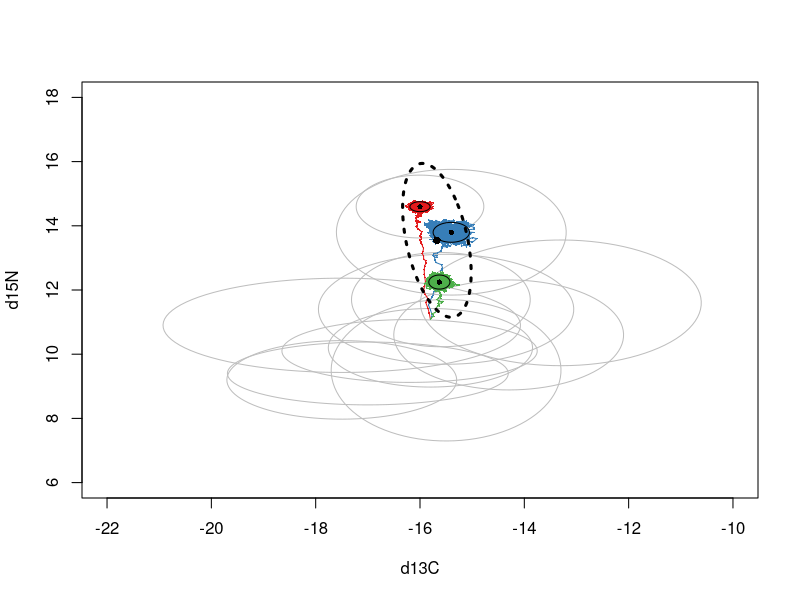

The R source for this figure: (Note: this script raises an error after producing the figure.)
rm(list=c(ls()))

#Simulated consumer code
library(ellipse)
library(gtools)
library(RColorBrewer)


#Import prey data
prey <- read.csv("Prey.csv",header=TRUE)
nprey <- length(prey[,1])
ellip_prey <- list(nprey); CI <- 0.95
#build ellipses for prey
for (i in 1:nprey) {
  #Sigma <- matrix(c(prey$CSD[i],0,0,prey$NSD[i]),2,2)
  mu <- c(prey$CM[i],prey$NM[i])
  ellip_prey[[i]] <- ellipse(x=0,scale = c(prey$CSD[i],prey$NSD[i]),centre=mu,level=CI)
}

#Number of consumers
N = 3

#Body size of consumers (kg)
bmass <- rep(20,N)

#Time-steps
t_term <- 5000

#Matrix for saving consumer C values
c_m <- matrix(0,N,t_term)

#Matrix for saving consumer N values
n_m <- matrix(0,N,t_term)

#Matrix cor saving consumer prey bouts
d_m <- matrix(0,N,t_term)

#Initial consumer isotope values
#For now, the initial value will just be the means of the prey
c_init <- rep(mean(prey$CM),N)
n_init <- rep(mean(prey$NM),N)

c_m[,1] <- c_init
n_m[,1] <- n_init

#0 indicates generalist; 1 indicates specialist
#theta <- rep(1,N)
#theta <- rep(1,N)

#Dirichlet distribution for p_vector
#p_vector is the proportional contribution of prey to the diet of consumer
#p_vector determines a per-diem vector of proportional contributions
#given the Dirichlet from which it is drawn
Dir_param <- matrix(1,N,nprey)

Dir_param[1,7] <- 10000
Dir_param[2,6] <- 10000
Dir_param[3,6] <- 10


#Which prey item does each consumer specialize on?
s_prey <- sample(nprey,N,replace=TRUE)
#cumulative distribution
#plot(sapply(seq(1,12),function(x){length(which(s_prey<x))/length(s_prey)}))

#Loop over time
for (t in 1:(t_term-1)) {
  
  #Loop over consumers
  for (i in 1:N) {
    #Define the carbon, nitrogen isotope values of body at time t
    cb <- c_m[i,t]
    nb <- n_m[i,t]
    
    #Define body mass of consumer
    #mb <- bmass[i]
    
    #Determine next prey item
    
    #With probability equal to e_gen[i], they will specialize
    #With probability equal to 1-e_gen[i], they will draw from prey randomly
    
    #RANDOM DRAW VERSION
    #Draw random value
    #     rdraw <- runif(1)
    #     if (rdraw < theta[i]) {
    #       #If specialist, select it's preferred prey
    #       next_prey <- s_prey[i]
    #     } else {
    #       #If generalist, randomly select from all prey
    #       next_prey <- sample(nprey,1,replace=TRUE)
    #     }
    #     #Randomly draw prey isotope values from known mean and sd
    #     cp_mean <- prey$CM[next_prey]
    #     cp_sd <- prey$CSD[next_prey]
    #     cp <- rnorm(1,cp_mean,cp_sd)
    #     np_mean <- prey$NM[next_prey]
    #     np_sd <- prey$NSD[next_prey]
    #     np <- rnorm(1,np_mean,np_sd)
    
    
    #DIRICHLET VERSION
    #draw proportional contribution vector from random dirichlet
    p_vec <- numeric(nprey)
    #if (N == 1) {
    #  p_vec[1:nprey-1] <- rdirichlet(1,Dir_param)
    #} else {
    p_vec[1:nprey] <- rdirichlet(1,Dir_param[i,])
    #}
    #p_vec[nprey] <- 1 - sum(p_vec)
    #Draw prey values from each prey
    cp_vec <- sapply(seq(1,nprey),function(x){rnorm(1,prey$CM[x],prey$CSD[x])})
    np_vec <- sapply(seq(1,nprey),function(x){rnorm(1,prey$NM[x],prey$NSD[x])})
    #Calculate weighted average
    cp <- p_vec %*% cp_vec
    np <- p_vec %*% np_vec
    
    #Prey biomass
    #set to one if each prey is to be equally weighted
    #(assume 1 kg of each thing is eaten rather than at individual level)
    #mp <- 1 #prey$Biomass[next_prey]
    
    #Define incorporation rate
    incorp_rate <- 0.05
    
    #weights for body size
    #f <- mb/(mb + mp)
    f <- 1 - incorp_rate
    
    cb_next <- f*cb + (1-f)*cp
    nb_next <- f*nb + (1-f)*np
    
    c_m[i,t+1] <- cb_next
    n_m[i,t+1] <- nb_next
    
  } #end i
  
} #end t



#Calculate the analytical expectation and variance trajectory for EACH INDIVIDUAL
E_lim_c <- numeric(N)
E_lim_n <- numeric(N)
Var_lim_c <- numeric(N)
Var_lim_n <- numeric(N)

for (i in 1:N) {
  
  #ind <- 1
  #plot(c_m[ind,],pch=16,cex=0.25) #; lines(c_m[ind,])
  
  #Dirichlet-Normal Approximation for expectation and variance
  a0 <- sum(Dir_param[i,1:nprey])
  
  #Expectation of the sum(p_i*X_i) quantity
  EDir_c <- (Dir_param[i,1:nprey]/a0) %*% prey$CM
  EDir_n <- (Dir_param[i,1:nprey]/a0) %*% prey$NM
  
  #Expectation of p_i
  Ep <- Dir_param[i,1:nprey]/a0
  
  #Variance of p_i
  VarDir_p <- sapply(Dir_param[i,],function(x){(x*(a0-x)) / (a0^2*(a0+1))})
  
  #Covariance of p_i,p_j
  CovDir_p <- matrix(0,nprey,nprey)
  for (k in 1:nprey) {
    for (j in 1:nprey) {
      CovDir_p[k,j] <- -(Dir_param[i,k]*Dir_param[i,j]) / (a0^2*(a0 + 1))
    }
  } 
  diag(CovDir_p) <- 0
  
  #Variance of the sum(p_i*X_i) quantity for CARBON
  VarDir_c_vec <- numeric(nprey)
  for (j in 1:nprey) {
    VarDir_c_vec[j] <- (prey$CSD[j]^2)*VarDir_p[j] + Ep[j]^2*(prey$CSD[j])^2  + VarDir_p[j]*prey$CM[j]^2 + prey$CM[j]*sum(CovDir_p[j,-j] * prey$CM[-j])       
  }
  VarDir_c <- sum(VarDir_c_vec)
  
  #Variance of the sum(p_i*X_i) quantity for NITROGEN
  VarDir_n_vec <- numeric(nprey)
  for (j in 1:nprey) {
    VarDir_n_vec[j] <- (prey$NSD[j]^2)*VarDir_p[j] + Ep[j]^2 * prey$NSD[j]^2  + VarDir_p[j]*prey$NM[j]^2 + prey$NM[j]*sum(CovDir_p[j,-j] * prey$NM[-j])       
  }
  VarDir_n <- sum(VarDir_n_vec)
  
  #Individual expectations as a function of time.
  analyticEDir_c <- sapply(seq(1,t_term),function(x){f^x*(c_init - EDir_c) + EDir_c})
  analyticEDir_n <- sapply(seq(1,t_term),function(x){f^x*(n_init - EDir_n) + EDir_n})
  #Individual SD as a function of time
  analyticDirSD_c <- sapply(seq(1,t_term),function(x){sqrt(0.5*VarDir_c*(f-1)*(exp(2*(f-1)*x)-1))})
  analyticDirSD_n <- sapply(seq(1,t_term),function(x){sqrt(0.5*VarDir_n*(f-1)*(exp(2*(f-1)*x)-1))})
  
  #Limit
  E_lim_c[i] <- analyticEDir_c[t_term]
  E_lim_n[i] <- analyticEDir_n[t_term]
  Var_lim_c[i] <- analyticDirSD_c[t_term]^2
  Var_lim_n[i] <- analyticDirSD_n[t_term]^2
  
}


#Combine individual measurements to get population statistics (at the limit)
Exp_lim_pop <- c(rep((1/N),N) %*% E_lim_c,rep((1/N),N) %*% E_lim_n)

Var_lim_pop_vec_c <- numeric(N)
Var_lim_pop_vec_n <- numeric(N)
for (i in 1:N) {
  Var_lim_pop_vec_c[i] <- N*Var_lim_c[i] + (N-1)*E_lim_c[i]^2 - sum(E_lim_c[i]*E_lim_c[-i])
  Var_lim_pop_vec_n[i] <- N*Var_lim_n[i] + (N-1)*E_lim_n[i]^2 - sum(E_lim_n[i]*E_lim_n[-i])
}
Var_lim_pop_c <- (1/(N^2))*sum(Var_lim_pop_vec_c)
Var_lim_pop_n <- (1/(N^2))*sum(Var_lim_pop_vec_n)

#NEED COVARIANCE BTW C AND N FOR THE POPULATIONS

cov_pop <- ((rep((1/N),N) %*% (E_lim_c*E_lim_n)) - (Exp_lim_pop[1]*Exp_lim_pop[2]))
pop_Sigma <- matrix(c(Var_lim_pop_c,cov_pop,cov_pop,Var_lim_pop_n),2,2)

colors <- rep(brewer.pal(8,"Set1"),round(N/9)+1)
#Plot prey ellipses
plot(ellip_prey[[1]],type="l",xlim=c(-22,-10),ylim=c(6,18),col="gray",xlab="d13C",ylab="d15N")
for (i in 2:nprey) {
  lines(ellip_prey[[i]],col="gray")
}
for (i in 1:N) {
  ind <- i
  points(c_m[ind,],n_m[ind,],pch=16,cex=0.25,col=colors[i])
  lines(c_m[ind,],n_m[ind,],pch=16,cex=0.25,col=colors[i])
  lines(ellipse(x=0,scale=c(sqrt(Var_lim_c[i]),sqrt(Var_lim_n[i])),centre=c(E_lim_c[i],E_lim_n[i]),level=CI))
}
points(E_lim_c,E_lim_n,col="black",pch=16,cex=0.7)
#Population Ellipse
#pop_ellipse <- ellipse(x=0,scale=c(sqrt(Var_lim_pop_c),sqrt(Var_lim_pop_n)),centre=Exp_lim_pop)
pop_ellipse <- ellipse(pop_Sigma,centre=Exp_lim_pop)
points(Exp_lim_pop[1],Exp_lim_pop[2],pch=16,col="black")
lines(pop_ellipse,col="black",lty=3,lwd=3)



#CARBON
#Analytical approximation for pure specialist, SD=0

par(mfrow=c(2,1))
# analyticE <- sapply(seq(1,t_term),function(x){f^x*(c_init - cp_mean) + cp_mean})
# plot(c_m[ind,2:10000],pch=16,cex=0.5,xlab="time",ylab="d13C",col="gray")
# lines(analyticE)

#Plotting observed and expected values for the expectation CARBON
ind <- 2
analyticEDir <- sapply(seq(1,t_term),function(x){f^x*(c_init[init] - EDir_c) + EDir_c})
plot(c_m[ind,2:t_term],pch=16,cex=0.5,xlab="time",ylab="d13C",col="darkgray")
lines(analyticEDir[ind,])

#Plotting observed and expected values for the variance CARBON
binsize = 100
#analyticSD <- sapply(seq(1,t_term),function(x){sqrt(0.5*cp_sd^2*(f-1)*(exp(2*(f-1)*x)-1))})
analyticDirSD_c <- sapply(seq(1,t_term),function(x){sqrt(0.5*VarDir_c*(f-1)*(exp(2*(f-1)*x)-1))})
bins <- seq(binsize+1,t_term,by=binsize)
sd_bin <- numeric(length(bins)-1)
for (i in 1:(length(bins)-1)) {
  bin0 <- bins[i]
  bin1 <- bins[i+1]
  sd_bin[i] <- sd(c_m[ind,bin0:bin1])
}
#sapply(seq(binsize+1,t_term,by=binsize),function(x){sd(c_m[ind,x-binsize:x])})
#I don't know why ^ doesn't work!
plot(bins[-1],sd_bin,
     pch=16,cex=0.5,xlim=c(0,tail(bins,n=1)),ylim=c(0,0.5),xlab="time",ylab="d13C SD",col="black")
lines(analyticDirSD_c)
#lines(analyticSD)


#NITROGEN
#Analytical approximation for pure specialist, SD=0
# par(mfrow=c(2,1))
# analyticE <- sapply(seq(1,t_term),function(x){f^x*(n_init - np_mean) + np_mean})
# plot(n_m[ind,2:t_term],pch=16,cex=0.5,xlab="time",ylab="d15N",col="gray")
# lines(analyticE)  

#Plotting observed and expected values for the variance NITROGEN
analyticEDir <- sapply(seq(1,t_term),function(x){f^x*(n_init - EDir_n) + EDir_n})
plot(n_m[ind,2:t_term],pch=16,cex=0.5,xlab="time",ylab="d15N",col="gray")
lines(analyticEDir)

#Plotting observed and expected values for the variance NITROGEN
binsize = 5000
#analyticSD <- sapply(seq(1,t_term),function(x){sqrt(0.5*np_sd^2*(f-1)*(exp(2*(f-1)*x)-1))})
analyticDirSD_n <- sapply(seq(1,t_term),function(x){sqrt(0.5*VarDir_n*(f-1)*(exp(2*(f-1)*x)-1))})
bins <- seq(binsize+1,t_term,by=binsize)
sd_bin <- numeric(length(bins)-1)
for (i in 1:(length(bins)-1)) {
  bin0 <- bins[i]
  bin1 <- bins[i+1]
  sd_bin[i] <- sd(n_m[ind,bin0:bin1])
}
#sapply(seq(binsize+1,t_term,by=binsize),function(x){sd(c_m[ind,x-binsize:x])})
#I don't know why ^ doesn't work!
plot(bins[-1],sd_bin,
     pch=16,cex=0.5,xlim=c(0,tail(bins,n=1)),ylim=c(0,0.5),xlab="time",ylab="d15N SD",col="black")
lines(analyticDirSD_n)


#Exploring the population-level parameter range
#specialization measure

epsilon_v <- seq(0,1,length.out=10)
avec <- matrix(0,10,nprey)
generalist <- rep(1/nprey,nprey)
specialist <- numeric(nprey); specialist[1] <- 1

#Vary from generalist to a specialist
for (i in 1:10) {
  avec[i,] <- epsilon_v[i]*generalist + (1-epsilon_v[i])*specialist
}


sim_matrix <- matrix(1,N,N)
diff_matrix <- matrix(0,N,N); diag(diff_matrix) <- 1
#similarity measure
psi_v <- seq(0,1,length.out=10)

sim_list <- list()
for (i in 1:length(psi)) {
  sim_list[[i]] <- psi_v[i]*sim_matrix + (1-psi_v[i])*diff_matrix
}

a_matrix <- matrix(0,N,nprey)

#For first individual, given value of epsilon, randomly sample alpha vector
#for second individual, given value of epsilon, and similarity between ind2 and ind1, randomly sample alpha vector
#for third individual, given value of epsilon, and similarity between ind3 and [ind1, ind2], randomly sample alpha vector
#Do this through N individuals
#Calculate Pop-Level Variance for each [epsilon, phi]

#Do this L times, and determine E[Pop-Level Variance] over L

#Plot

for (i in 1:length(epsilon)) {
  for (j in 1:length(psi)) {
    eps <- epsilon_v[i]
    psi <- psi_v[j]
    
    
    
    
    
  }
}

#Or just sample the shit out of the parameter space
L <- 10000
Epsi <- numeric(L)
Eepsilon <- numeric(L)
gen_vec <- rep(1/nprey,nprey)
spec_vec <- numeric(nprey); spec_vec[1] <- 1

for (l in 1:L) {
  #Build population p matrix
  #p_m <- matrix(runif(N*nprey),N,nprey)
  p_m <- matrix(rgamma(N*nprey,runif(1,1,10),runif(1,1,10)),N,nprey)
  p_m <- p_m/apply(p_m,1,sum) #ensures rows sum to 1
  
  #Build similarity matrix
  S_m <- matrix(0,N,N)
  for (i in 1:N) {
    for (j in 1:N) {
      v1 <- p_m[i,]
      v2 <- p_m[j,]
      mag1 <- sqrt(v1 %*% v1)
      mag2 <- sqrt(v2 %*% v2)
      S_m[i,j] <- (v1/mag1) %*% (v2/mag2)
    }
  }
  
  #Calculate <epsilon> and psi
  psi <- diag(ginv(sim_matrix - diff_matrix) %*% (S_m - diff_matrix))
  Epsi[l] <- 1 - mean(psi)
  
  M <- as.matrix(cbind(gen_vec,spec_vec))
  Minv <- ginv(M)
  Eepsilon[l] <- min(mean(apply(p_m,1,function(x){Minv %*% x})[1,]),1)
}

plot(Epsi,Eepsilon,xlim=c(0,1),ylim=c(0,1))
